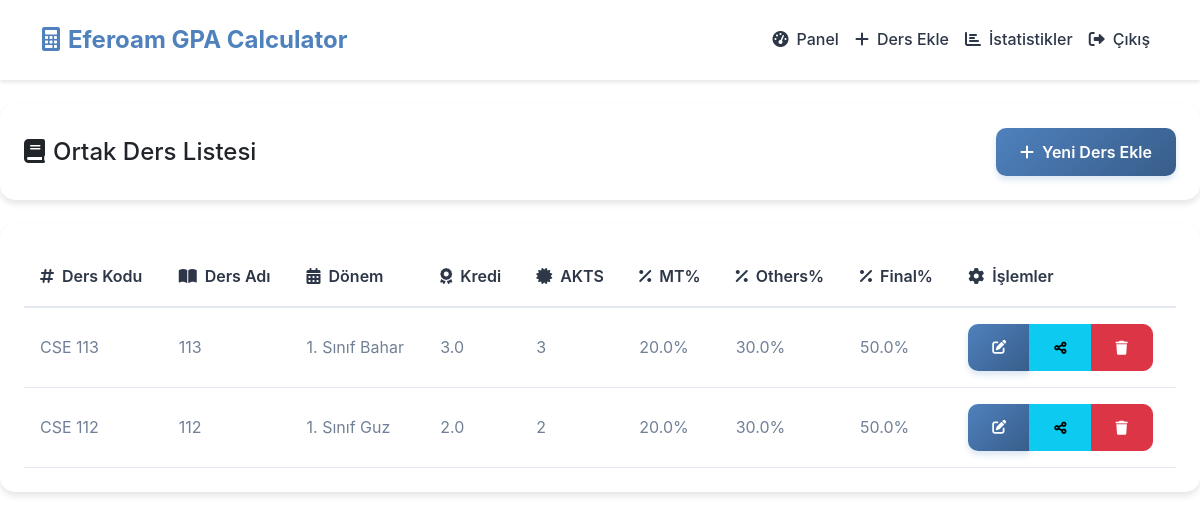
Page /admin/courses (signed in) on the committed database.
### app.py (models this page shows)
class CommonCourse(db.Model):
    id = db.Column(db.Integer, primary_key=True)
    code = db.Column(db.String(20), unique=True, nullable=False)
    name = db.Column(db.String(100), nullable=False)
    credit = db.Column(db.Float, nullable=False)
    akts = db.Column(db.Integer, nullable=False)
    semester_type = db.Column(db.String(20), nullable=False)  # "1-guz", "1-bahar", "2-guz", "2-bahar" vb.
    department = db.Column(db.String(10), nullable=False)  # Örn: CSE, PSI
    midterm_percentage = db.Column(db.Float, nullable=False)
    others_percentage = db.Column(db.Float, nullable=False)
    final_percentage = db.Column(db.Float, nullable=False)

### app.py (the view)
@app.route('/admin/courses')
@login_required
@admin_required
def admin_courses():
    courses = CommonCourse.query.all()
    return render_template('admin/courses.html', courses=courses, get_semester_display=get_semester_display)

### app.py (called while the page is built)
def admin_required(f):
    @wraps(f)
    def decorated_function(*args, **kwargs):
        if not current_user.is_authenticated or not current_user.is_admin:
            flash('Bu sayfaya erişim yetkiniz yok.', 'danger')
            return redirect(url_for('index'))
        return f(*args, **kwargs)
    return decorated_function

def get_semester_display(semester_type):
    parts = semester_type.split('-')
    year = parts[0]
    term = parts[1]
    return f"{year}. Sınıf {term.capitalize()}"

@login_manager.user_loader
def load_user(user_id):
    return User.query.get(int(user_id))

### templates/admin/courses.html (shortened to what this page needs)
{% extends "base.html" %}
{% block content %}
<div class="row">
    <div class="col-md-12 mb-4">
        <div class="card">
            <div class="card-body d-flex justify-content-between align-items-center">
                <h4 class="card-title mb-0">
                    <i class="fas fa-book me-2"></i>Ortak Ders Listesi
                </h4>
                <a href="{{ url_for('admin_add_course') }}" class="btn btn-primary">
                    <i class="fas fa-plus me-2"></i>Yeni Ders Ekle
                </a>
            </div>
        </div>
    </div>
</div>
<div class="card">
    <div class="card-body">
        <div class="table-responsive">
            <table class="table table-hover">
                <thead>
                    <tr>
                        <th><i class="fas fa-hashtag me-2"></i>Ders Kodu</th>
                        <th><i class="fas fa-book-open me-2"></i>Ders Adı</th>
                        <th><i class="fas fa-calendar-alt me-2"></i>Dönem</th>
                        <th><i class="fas fa-award me-2"></i>Kredi</th>
                        <th><i class="fas fa-certificate me-2"></i>AKTS</th>
                        <th><i class="fas fa-percent me-2"></i>MT%</th>
                        <th><i class="fas fa-percent me-2"></i>Others%</th>
                        <th><i class="fas fa-percent me-2"></i>Final%</th>
                        <th><i class="fas fa-cog me-2"></i>İşlemler</th>
                    </tr>
                </thead>
                <tbody>
                    {% for course in courses|sort(attribute='semester_type') %}
                        <tr>
                            <td>{{ course.code }}</td>
                            <td>{{ course.name }}</td>
                            <td>{{ get_semester_display(course.semester_type) }}</td>
                            <td>{{ course.credit }}</td>
                            <td>{{ course.akts }}</td>
                            <td>{{ course.midterm_percentage }}%</td>
                            <td>{{ course.others_percentage }}%</td>
                            <td>{{ course.final_percentage }}%</td>
                            <td>
                                <div class="btn-group">
                                    <a href="{{ url_for('admin_edit_course', course_id=course.id) }}"
                                       class="btn btn-sm btn-primary">
                                        <i class="fas fa-edit"></i>
                                    </a>
                                    <a href="{{ url_for('admin_shared_notes', course_id=course.id) }}"
                                       class="btn btn-sm btn-info">
                                        <i class="fas fa-share-alt"></i>
                                    </a>
                                    <button type="button" class="btn btn-sm btn-danger" onclick="confirmDelete('{{ course.id }}')">
                                        <i class="fas fa-trash"></i>
                                    </button>
                                </div>
                            </td>
                        </tr>
                    {% endfor %}
                </tbody>
            </table>
        </div>
    </div>
</div>
{% endblock %}

### templates/base.html (style rules this page uses)
:root { --primary-color: #4F81BD; --primary-dark: #2C5282; --secondary-color: #385D8A; --text-color: #2D3748; --text-muted: #718096; --background-color: #FFFFFF; --border-color: #E2E8F0; --success-color: #48BB78; --warning-color: #ECC94B; --danger-color: #F56565; --info-color: #4299E1; }
body { font-family: -apple-system, BlinkMacSystemFont, "Segoe UI", Roboto, "Helvetica Neue", Arial, sans-serif; color: var(--text-color); background-color: var(--background-color); line-height: 1.6; }
.card { border: none; border-radius: 15px; box-shadow: 0 4px 6px rgba(0,0,0,0.1); transition: transform 0.3s ease, box-shadow 0.3s ease; }
.card-body { padding: 1.5rem; }
.btn { padding: 0.75rem 1.5rem; border-radius: 10px; font-weight: 600; transition: transform 0.3s ease, box-shadow 0.3s ease; }
.btn-primary { background: linear-gradient(135deg, var(--primary-color), var(--secondary-color)); border: none; box-shadow: 0 4px 6px rgba(79, 129, 189, 0.2); }
.table { margin-bottom: 0; }
.table th { font-weight: 600; color: var(--text-color); border-bottom: 2px solid var(--border-color); padding: 1rem; }
.table td { padding: 1rem; vertical-align: middle; color: var(--text-muted); border-bottom: 1px solid var(--border-color); }

### rows in the picture
CommonCourse: code "CSE 113", name "113", semester_type "1. Sınıf Bahar", credit "3.0", akts "3", midterm_percentage "20.0", others_percentage "30.0", final_percentage "50.0"
CommonCourse: code "CSE 112", name "112", semester_type "1. Sınıf Guz", credit "2.0", akts "2", midterm_percentage "20.0", others_percentage "30.0", final_percentage "50.0"
